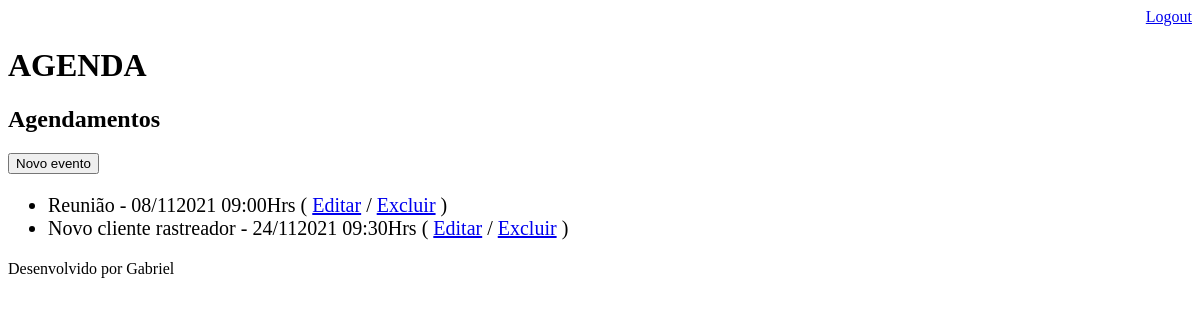
The page /agenda/ (signed in) on the database as committed earlier.
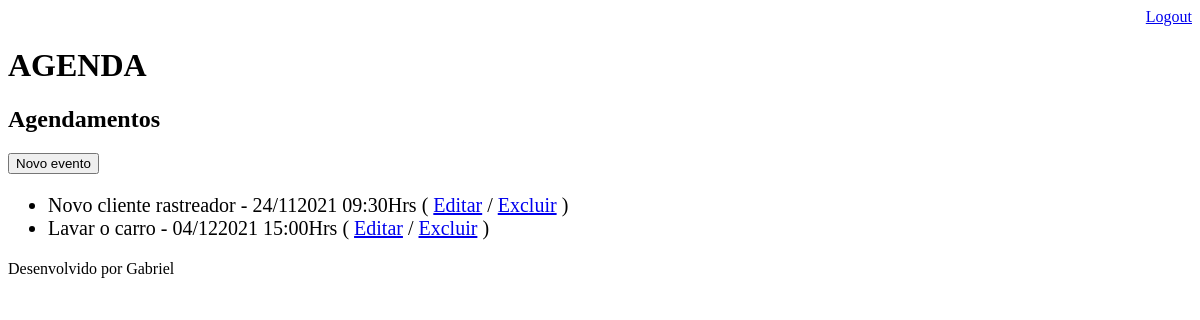
The same page on the database as committed later.
### core/models.py (models this page shows, shortened)
class Evento(models.Model):
    titulo = models.CharField(max_length=100)
    descricao = models.TextField(blank=True,null=True)
    data_evento = models.DateTimeField(verbose_name='Data do evento')
    data_criacao = models.DateTimeField(auto_now=True)
    usuario = models.ForeignKey(User,on_delete=models.CASCADE)
    class Meta:
        db_table = 'evento'
    def get_data_evento(self):
        return self.data_evento.strftime('%d/%m%Y %H:%MHrs')

### core/views.py (the view)
# urls.py: path('agenda/',views.lista_eventos),
@login_required(login_url='/login/')
def lista_eventos(request):
    usuario = request.user
    evento = Evento.objects.filter(usuario=usuario)
    dados = {'eventos':evento}
    return render(request, 'agenda.html',dados)

### templates/agenda.html
{% extends "model-page.html" %}
{% block content %}
    <h2>Agendamentos</h2>
    <a href="evento/">
        <button type="button">Novo evento</button>
    </a>
    <ul style="font-size: 20px">
        {% for evento in eventos %}
            <li>
                {{evento.titulo}} - {{evento.get_data_evento}}
                ( <a href="#">Editar</a>
                / <a href="evento/delete/{{ evento.id }}/">Excluir</a> )
            </li>
        {% endfor %}
    </ul>
{% endblock %}

Rows that differ between the two databases and show on the page:
removed Evento: titulo "Reunião", get_data_evento "08/112021 09:00Hrs"
added Evento: titulo "Lavar o carro", get_data_evento "04/122021 15:00Hrs"
